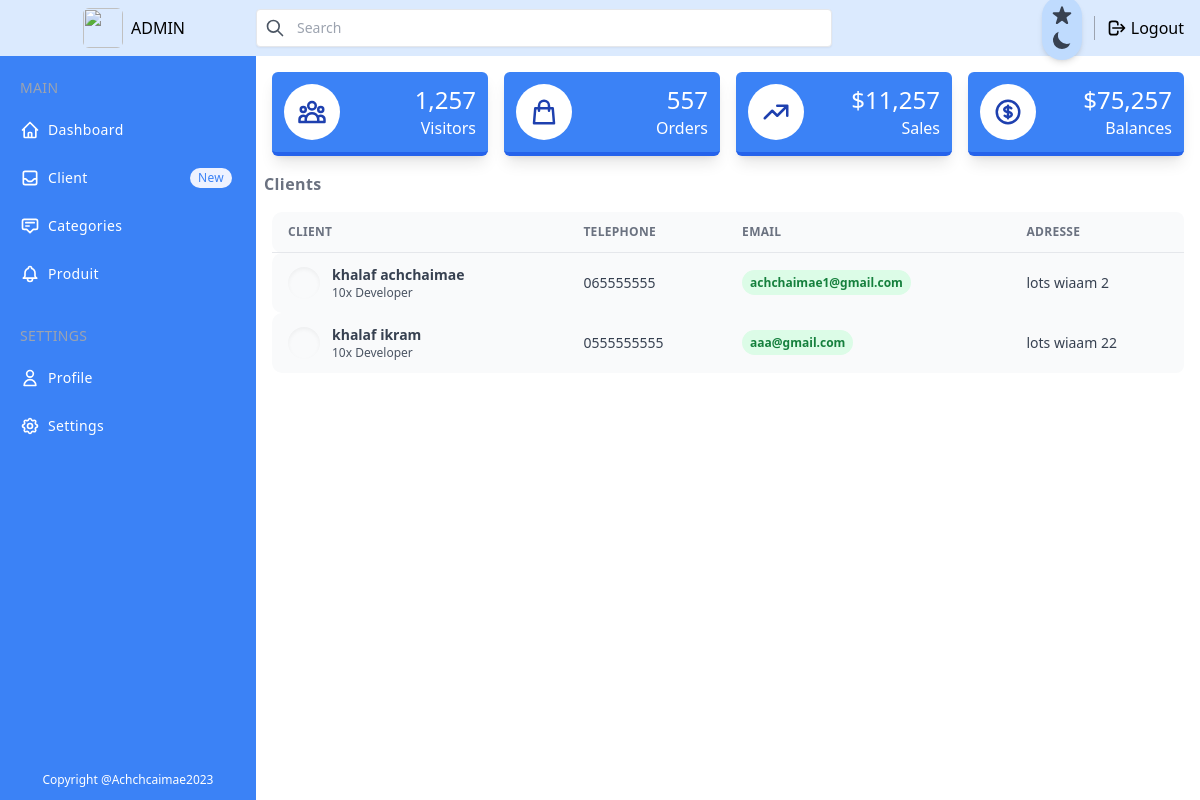
Page /Clients/dashboard (signed in) on the committed database.
### tables this page shows
CREATE TABLE `client` (
  `id` int(11) NOT NULL,
  `nom` varchar(50) NOT NULL,
  `prenom` varchar(50) NOT NULL,
  `telephone` varchar(50) NOT NULL,
  `email` varchar(50) NOT NULL,
  `password` varchar(50) NOT NULL,
  `adresse` varchar(50) NOT NULL,
  `ville` varchar(50) NOT NULL
);

### app/views/pages/admin/clients.php (the view, shortened to what the rows shown need)
<!DOCTYPE html>
<html lang="en">
<head>
    <link href="<?= URLROOT; ?>/css/dashboard.css" rel="stylesheet">
    <link href="<?= URLROOT; ?>/dist/output.css" rel="stylesheet">
</head>
<body>
    <div x-data="setup()" :class="{ 'dark': isDark }">
        <div class="min-h-screen flex flex-col flex-auto flex-shrink-0 antialiased bg-white dark:bg-gray-700 text-black dark:text-white">
            <div class="h-full ml-14 mt-14 mb-10 md:ml-64">
                <div>
                    <div class="mt-4 mx-4">
                        <div class="w-full overflow-hidden rounded-lg shadow-xs">
                            <div class="w-full overflow-x-auto">
                                <table class="w-full">
                                    <thead>
                                        <tr class="text-xs font-semibold tracking-wide text-left text-gray-500 uppercase border-b dark:border-gray-700 bg-gray-50 dark:text-gray-400 dark:bg-gray-800">
                                            <th class="px-4 py-3">Client</th>
                                            <th class="px-4 py-3">telephone</th>
                                            <th class="px-4 py-3">email</th>
                                            <th class="px-4 py-3">adresse</th>
                                        </tr>
                                    </thead>
                                    <?php foreach ($data['clients'] as $client) : ?>
                                        <tbody class="bg-white divide-y dark:divide-gray-700 dark:bg-gray-800">
                                            <tr class="bg-gray-50 dark:bg-gray-800 hover:bg-gray-100 dark:hover:bg-gray-900 text-gray-700 dark:text-gray-400">
                                                <td class="px-4 py-3">
                                                    <div class="flex items-center text-sm">
                                                        <div class="relative hidden w-8 h-8 mr-3 rounded-full md:block">
                                                            <div class="absolute inset-0 rounded-full shadow-inner" aria-hidden="true"></div>
                                                        </div>
                                                        <div>
                                                            <p class="font-semibold"> <?php echo $client->nom; ?> <?php echo  $client->prenom; ?></p>
                                                            <p class="text-xs text-gray-600 dark:text-gray-400">10x Developer</p>
                                                        </div>
                                                    </div>
                                                </td>
                                                <td class="px-4 py-3 text-sm"><?php echo $client->telephone ?></td>
                                                <td class="px-4 py-3 text-xs">
                                                    <span class="px-2 py-1 font-semibold leading-tight text-green-700 bg-green-100 rounded-full dark:bg-green-700 dark:text-green-100"><?php echo $client->email ?></span>
                                                </td>
                                                <td class="px-4 py-3 text-sm"><?php echo $client->adresse ?></td>
                                            </tr>
                                        <?php endforeach; ?>
                                        </tbody>
                                </table>
                            </div>
                        </div>
                    </div>
                </div>
</body>
</html>

### rows in the picture
client: nom "khalaf", prenom "achchaimae", telephone "065555555", email "achchaimae1@gmail.com", adresse "lots wiaam 2"
client: nom "khalaf", prenom "ikram", telephone "0555555555", email "aaa@gmail.com", adresse "lots wiaam 22"
